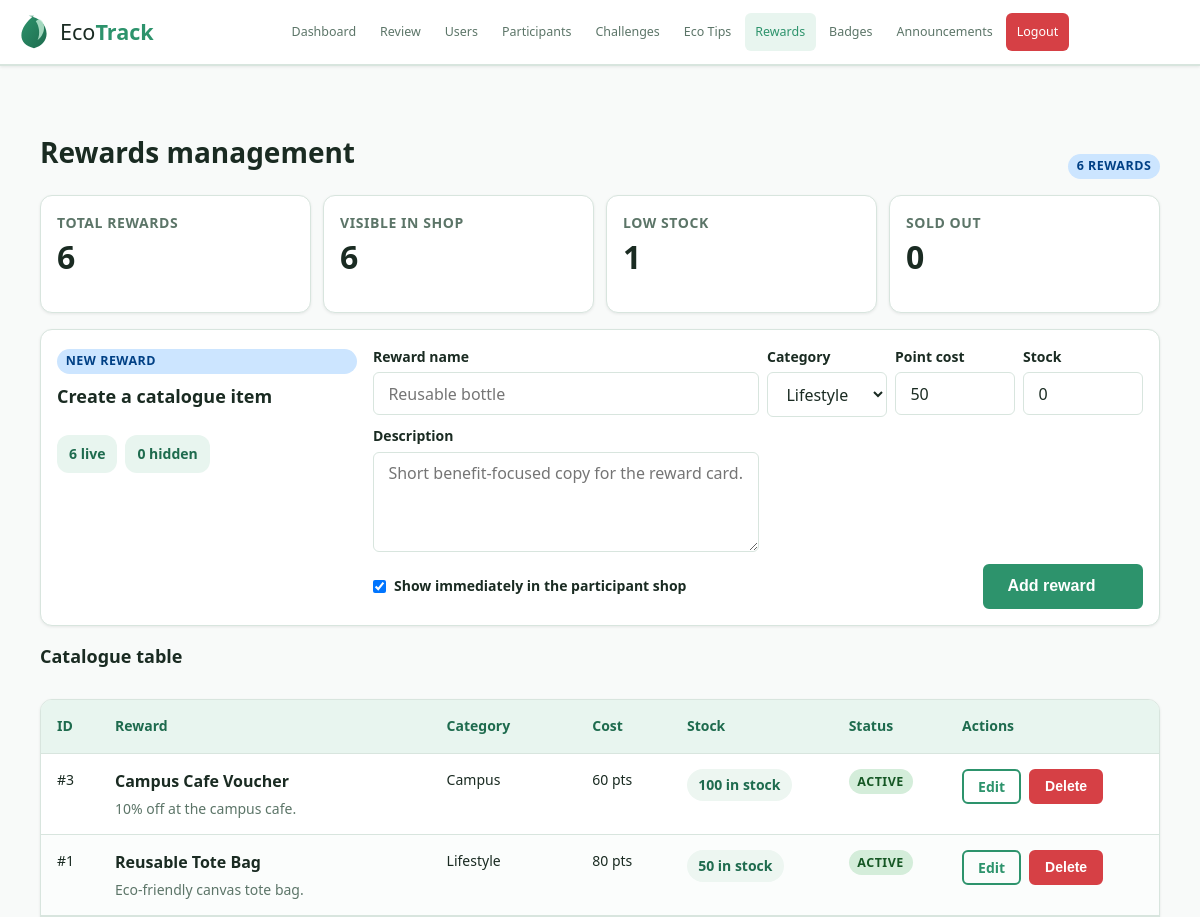
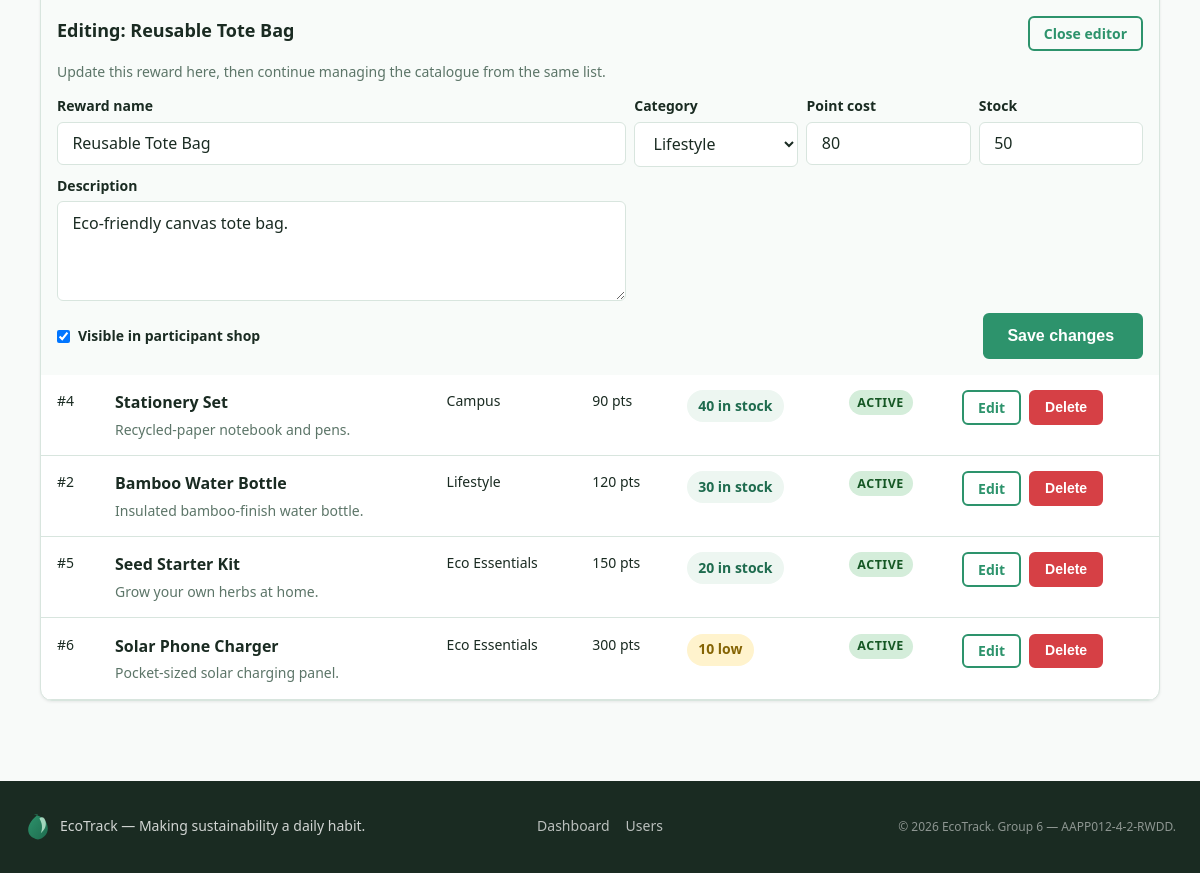
The page /admin/rewards_management.php?edit_reward=1 (signed in) on the database its author committed (2 pictures, top to bottom).
### tables this page shows
CREATE TABLE IF NOT EXISTS rewards (
  reward_id INT AUTO_INCREMENT PRIMARY KEY,
  name VARCHAR(150) NOT NULL,
  description TEXT,
  image VARCHAR(255) DEFAULT NULL,
  category ENUM('Lifestyle','Campus','Eco Essentials') DEFAULT 'Lifestyle',
  point_cost INT NOT NULL DEFAULT 50,
  stock INT NOT NULL DEFAULT 0,
  active TINYINT(1) DEFAULT 1,
  created_at DATETIME DEFAULT CURRENT_TIMESTAMP
);

### includes/functions.php (called while the page is built, shortened)
<?php
function sanitise(mixed $value): string
{
    return htmlspecialchars((string)$value, ENT_QUOTES | ENT_SUBSTITUTE, 'UTF-8');
}

### admin/rewards_management.php (the view, shortened to what this page needs)
<?php
require_once __DIR__ . '/../database/db.php';
require_once __DIR__ . '/../includes/functions.php';
$pdo = getPDO();
$rewardCategories = ['Lifestyle', 'Campus', 'Eco Essentials'];
$rewardForm = [
    'name' => '',
    'description' => '',
    'category' => 'Lifestyle',
    'point_cost' => '50',
    'stock' => '0',
    'active' => '1',
];
$list = $pdo->query('SELECT * FROM rewards ORDER BY active DESC, point_cost ASC, reward_id ASC')->fetchAll() ?: [];
$rewardCount = count($list);
$activeCount = 0;
$hiddenCount = 0;
$outOfStockCount = 0;
$lowStockCount = 0;
foreach ($list as $reward) {
    $isActive = !empty($reward['active']);
    $stockCount = (int)$reward['stock'];
    if ($isActive) {
        $activeCount++;
    } else {
        $hiddenCount++;
    }
    if ($stockCount === 0) {
        $outOfStockCount++;
    } elseif ($stockCount <= 10) {
        $lowStockCount++;
    }
}
$editingRewardId = max(0, (int)($_GET['edit_reward'] ?? 0));
$buildRewardsManagementUrl = static function (array $overrides = []) use ($editingRewardId): string {
    $params = [
        'edit_reward' => $editingRewardId,
    ];
    foreach ($overrides as $key => $value) {
        $params[$key] = $value;
    }
    if (($params['edit_reward'] ?? 0) <= 0) {
        unset($params['edit_reward']);
    }
    $query = http_build_query($params);
    return 'rewards_management.php' . ($query ? '?' . $query : '');
};
require_once __DIR__ . '/../layout/header.php';
?>
<div class="container page-shell reward-admin-shell">
  <div class="section-header reward-admin-header">
    <div>
      <h1 class="section-header__title">Rewards management</h1>
    </div>
    <span class="badge badge-blue"><?= $rewardCount ?> reward<?= $rewardCount === 1 ? '' : 's' ?></span>
  </div>
  <section class="reward-admin-summary-grid">
    <article class="card reward-summary-card">
      <span class="reward-summary-card__label">Total rewards</span>
      <strong class="reward-summary-card__value"><?= $rewardCount ?></strong>
    </article>
    <article class="card reward-summary-card">
      <span class="reward-summary-card__label">Visible in shop</span>
      <strong class="reward-summary-card__value"><?= $activeCount ?></strong>
    </article>
    <article class="card reward-summary-card">
      <span class="reward-summary-card__label">Low stock</span>
      <strong class="reward-summary-card__value"><?= $lowStockCount ?></strong>
    </article>
    <article class="card reward-summary-card">
      <span class="reward-summary-card__label">Sold out</span>
      <strong class="reward-summary-card__value"><?= $outOfStockCount ?></strong>
    </article>
  </section>
  <section class="card reward-admin-studio">
      <div class="reward-admin-studio-layout">
      <div class="reward-admin-panel__intro reward-admin-panel__intro--compact">
        <span class="badge badge-blue">New reward</span>
        <h2 class="card-title">Create a catalogue item</h2>
        <div class="reward-admin-panel__meta">
          <span class="inline-pill-note"><?= $activeCount ?> live</span>
          <span class="inline-pill-note"><?= $hiddenCount ?> hidden</span>
        </div>
      </div>
      <form method="POST" class="reward-admin-form">
        <div class="reward-admin-form-grid">
          <div class="form-group reward-admin-form-group reward-admin-form-group--name">
            <label for="create_name">Reward name</label>
            <input type="text" id="create_name" name="name" maxlength="150" required value="<?= sanitise($rewardForm['name']) ?>" placeholder="Reusable bottle">
          </div>
          <div class="form-group reward-admin-form-group">
            <label for="create_category">Category</label>
            <select id="create_category" name="category">
              <?php foreach ($rewardCategories as $category): ?>
                <option value="<?= sanitise($category) ?>" <?= $rewardForm['category'] === $category ? 'selected' : '' ?>><?= sanitise($category) ?></option>
              <?php endforeach; ?>
            </select>
          </div>
          <div class="form-group reward-admin-form-group">
            <label for="create_point_cost">Point cost</label>
            <input type="number" id="create_point_cost" name="point_cost" min="1" value="<?= sanitise($rewardForm['point_cost']) ?>">
          </div>
          <div class="form-group reward-admin-form-group">
            <label for="create_stock">Stock</label>
            <input type="number" id="create_stock" name="stock" min="0" value="<?= sanitise($rewardForm['stock']) ?>">
          </div>
          <div class="form-group reward-admin-form-group reward-admin-form-group--description">
            <label for="create_description">Description</label>
            <textarea id="create_description" name="description" rows="3" placeholder="Short benefit-focused copy for the reward card."><?= sanitise($rewardForm['description']) ?></textarea>
          </div>
        </div>
        <div class="reward-admin-form-actions">
          <label class="reward-admin-toggle">
            <input type="checkbox" name="active" value="1" <?= $rewardForm['active'] === '1' ? 'checked' : '' ?>>
            Show immediately in the participant shop
          </label>
          <button type="submit" class="btn btn-primary">Add reward</button>
        </div>
      </form>
    </div>
  </section>
  <section class="reward-admin-board">
    <div class="reward-admin-board__header">
      <div>
        <h2 class="card-title">Catalogue table</h2>
      </div>
    </div>
    <?php if (empty($list)): ?>
      <div class="card empty-state">
        <h2 class="card-title empty-state__title">No rewards yet</h2>
        <p class="empty-state__text">Add your first reward from the studio panel to start building the Green Shop catalogue.</p>
      </div>
    <?php else: ?>
      <div class="card reward-admin-table-card">
        <div class="table-wrap reward-admin-table-wrap">
          <table class="reward-admin-table">
            <thead>
              <tr>
                <th>ID</th>
                <th>Reward</th>
                <th>Category</th>
                <th>Cost</th>
                <th>Stock</th>
                <th>Status</th>
                <th>Actions</th>
              </tr>
            </thead>
            <tbody>
              <?php foreach ($list as $reward): ?>
                <?php
                $stockCount = (int)$reward['stock'];
                $isActive = !empty($reward['active']);
                $stockTone = $stockCount === 0 ? 'danger' : ($stockCount <= 10 ? 'warning' : 'ok');
                $stockLabel = $stockCount === 0 ? 'Sold out' : ($stockCount <= 10 ? $stockCount . ' low' : $stockCount . ' in stock');
                ?>
                <tr id="reward-<?= (int)$reward['reward_id'] ?>" class="reward-admin-table__row<?= $editingRewardId === (int)$reward['reward_id'] ? ' reward-admin-table__row--editing' : '' ?>">
                  <td class="reward-admin-table__cell reward-admin-table__cell--id" data-label="ID">#<?= (int)$reward['reward_id'] ?></td>
                  <td class="reward-admin-table__reward reward-admin-table__cell reward-admin-table__cell--reward" data-label="Reward">
                    <strong><?= sanitise($reward['name']) ?></strong>
                    <span><?= sanitise($reward['description'] ?: 'No description yet.') ?></span>
                  </td>
                  <td class="reward-admin-table__cell reward-admin-table__cell--category" data-label="Category"><?= sanitise($reward['category']) ?></td>
                  <td class="reward-admin-table__cell reward-admin-table__cell--cost" data-label="Cost"><?= (int)$reward['point_cost'] ?> pts</td>
                  <td class="reward-admin-table__cell reward-admin-table__cell--stock" data-label="Stock">
                    <span class="reward-admin-stock reward-admin-stock--<?= sanitise($stockTone) ?>">
                      <?= sanitise($stockLabel) ?>
                    </span>
                  </td>
                  <td class="reward-admin-table__cell reward-admin-table__cell--status" data-label="Status">
                    <span class="badge <?= $isActive ? 'badge-green' : 'badge-grey' ?>">
                      <?= $isActive ? 'active' : 'draft' ?>
                    </span>
                  </td>
                  <td class="reward-admin-table__cell reward-admin-table__cell--actions" data-label="Actions">
                    <div class="reward-admin-table__actions">
                      <a href="<?= sanitise($buildRewardsManagementUrl(['edit_reward' => (int)$reward['reward_id']])) ?>#reward-<?= (int)$reward['reward_id'] ?>" class="btn btn-outline btn-sm">
                        Edit
                      </a>
                      <form method="POST">
                        <button type="submit" class="btn btn-danger btn-sm" onclick="return confirm('Delete this reward?');">Delete</button>
                      </form>
                    </div>
                  </td>
                </tr>
                <?php if ($editingRewardId === (int)$reward['reward_id']): ?>
                  <tr class="reward-admin-edit-row">
                    <td class="reward-admin-edit-row__cell" colspan="7">
                      <section class="reward-admin-edit-panel">
                        <div class="reward-admin-edit-row__header">
                          <div>
                            <h3 class="card-title">Editing: <?= sanitise($reward['name']) ?></h3>
                            <p class="admin-card-copy">Update this reward here, then continue managing the catalogue from the same list.</p>
                          </div>
                          <a href="rewards_management.php#reward-<?= (int)$reward['reward_id'] ?>" class="btn btn-outline btn-sm">Close editor</a>
                        </div>
                        <form method="POST" class="reward-admin-form reward-admin-form--inline">
                          <div class="reward-admin-form-grid reward-admin-form-grid--table">
                            <div class="form-group reward-admin-form-group reward-admin-form-group--name">
                              <label for="edit_name_<?= (int)$reward['reward_id'] ?>">Reward name</label>
                              <input type="text" id="edit_name_<?= (int)$reward['reward_id'] ?>" name="name" maxlength="150" value="<?= sanitise($reward['name']) ?>" required>
                            </div>
                            <div class="form-group reward-admin-form-group">
                              <label for="edit_category_<?= (int)$reward['reward_id'] ?>">Category</label>
                              <select id="edit_category_<?= (int)$reward['reward_id'] ?>" name="category">
                                <?php foreach ($rewardCategories as $category): ?>
                                  <option value="<?= sanitise($category) ?>" <?= $reward['category'] === $category ? 'selected' : '' ?>><?= sanitise($category) ?></option>
                                <?php endforeach; ?>
                              </select>
                            </div>
                            <div class="form-group reward-admin-form-group">
                              <label for="edit_point_cost_<?= (int)$reward['reward_id'] ?>">Point cost</label>
                              <input type="number" id="edit_point_cost_<?= (int)$reward['reward_id'] ?>" name="point_cost" min="1" value="<?= (int)$reward['point_cost'] ?>">
                            </div>
                            <div class="form-group reward-admin-form-group">
                              <label for="edit_stock_<?= (int)$reward['reward_id'] ?>">Stock</label>
                              <input type="number" id="edit_stock_<?= (int)$reward['reward_id'] ?>" name="stock" min="0" value="<?= (int)$reward['stock'] ?>">
                            </div>
                            <div class="form-group reward-admin-form-group reward-admin-form-group--description">
                              <label for="edit_description_<?= (int)$reward['reward_id'] ?>">Description</label>
                              <textarea id="edit_description_<?= (int)$reward['reward_id'] ?>" name="description" rows="3"><?= sanitise($reward['description'] ?? '') ?></textarea>
                            </div>
                          </div>
                          <div class="reward-admin-form-actions">
                            <label class="reward-admin-toggle">
                              <input type="checkbox" name="active" value="1" <?= !empty($reward['active']) ? 'checked' : '' ?>>
                              Visible in participant shop
                            </label>
                            <button type="submit" class="btn btn-primary">Save changes</button>
                          </div>
                        </form>
                      </section>
                    </td>
                  </tr>
                <?php endif; ?>
              <?php endforeach; ?>
            </tbody>
          </table>
        </div>
      </div>
    <?php endif; ?>
  </section>
</div>
<?php require_once __DIR__ . '/../layout/footer.php'; ?>

### rows shown on the page
rewards: point_cost "50", active "☑", reward_id "1", name "Reusable Tote Bag", description "Eco-friendly canvas tote bag.", category "Lifestyle", point_cost "80", stock "50 in stock", shows "ACTIVE", stock "50"
rewards: reward_id "3", name "Campus Cafe Voucher", description "10% off at the campus cafe.", category "Campus", point_cost "60", stock "100 in stock", active "ACTIVE"
rewards: reward_id "4", name "Stationery Set", description "Recycled-paper notebook and pens.", category "Campus", point_cost "90", stock "40 in stock", active "ACTIVE"
rewards: reward_id "2", name "Bamboo Water Bottle", description "Insulated bamboo-finish water bottle.", category "Lifestyle", point_cost "120", stock "30 in stock", active "ACTIVE"
rewards: reward_id "5", name "Seed Starter Kit", description "Grow your own herbs at home.", category "Eco Essentials", point_cost "150", stock "20 in stock", active "ACTIVE"
rewards: reward_id "6", name "Solar Phone Charger", description "Pocket-sized solar charging panel.", category "Eco Essentials", point_cost "300", stock "10 low", active "ACTIVE"

### other values the page prints
$label "Dashboard Review Users Participants Challenges Eco Tips Rewards Badges Announcements"
$rewardCount "6"
$activeCount "6"
$lowStockCount "1"
$outOfStockCount "0"
$hiddenCount "0"
form field category "Lifestyle"
